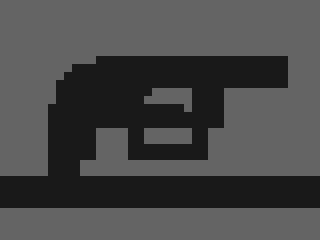

This is a level from a 2D game, rendered from its Tiled map with the project's own tilesets. A one-line summary and the map file follow, with tile-layer data summarised:
An orthogonal 40x30 tile map with 8x8 px tiles, 2 tile layers (BACKGROUND, FOREGROUND), 3 tilesets and 20 objects (DEBUG, ROPE).

<map version="1.0" orientation="orthogonal" renderorder="right-down" width="40" height="30" tilewidth="8" tileheight="8" nextobjectid="48">
 <tileset firstgid="1" source="PLACEHOLDER.tsx" />
 <tileset firstgid="9" source="SEWER.tsx" />
 <tileset firstgid="39" source="PIER.tsx" />
 <layer name="BACKGROUND" width="40" height="30">
  <data>[1200 cells, 1200 non-empty, 1 distinct tile ids]</data>
 </layer>
 <objectgroup name="SOLID">
  <object id="24" x="0" y="208" width="320" height="32" />
  <object id="25" x="0" y="104" width="48" height="72" />
  <object id="26" x="80" y="160" width="240" height="16" />
  <object id="27" x="0" y="176" width="8" height="32" />
  <object id="30" x="312" y="176" width="8" height="32" />
  <object id="31" x="96" y="128" width="32" height="32" />
  <object id="32" x="144" y="128" width="48" height="16" />
  <object id="33" x="208" y="128" width="24" height="32" />
  <object id="34" x="224" y="88" width="72" height="40" />
  <object id="35" x="288" y="56" width="16" height="32" />
  <object id="36" x="48" y="80" width="8" height="24" />
  <object id="38" x="56" y="72" width="8" height="8" />
  <object id="39" x="64" y="64" width="8" height="8" />
  <object id="40" x="72" y="56" width="24" height="8" />
  <object id="41" x="88" y="48" width="208" height="8" />
  <object id="42" x="144" y="96" width="48" height="8" />
  <object id="43" x="184" y="104" width="8" height="8" />
  <object id="47" x="152" y="88" width="40" height="8" />
 </objectgroup>
 <layer name="FOREGROUND" width="40" height="30">
  <data>[1200 cells, 776 non-empty, 1 distinct tile ids]</data>
 </layer>
 <objectgroup name="OBJECTS">
  <object id="22" name="DEBUG" x="16" y="184" width="8" height="8" />
  <object id="45" name="ROPE" x="64" y="72" height="120" />
 </objectgroup>
</map>
